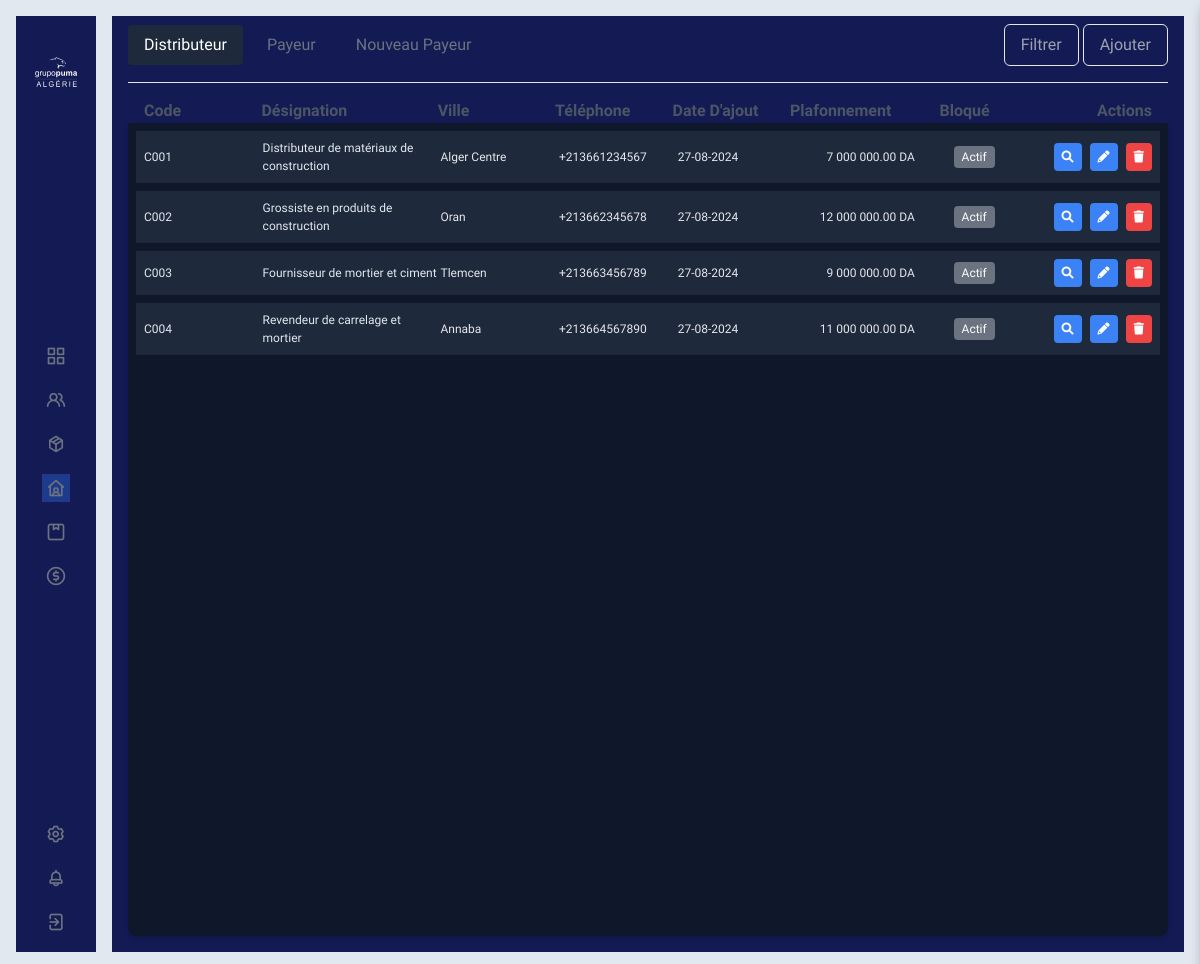
The app's page /distributeur/ (signed in), older data.
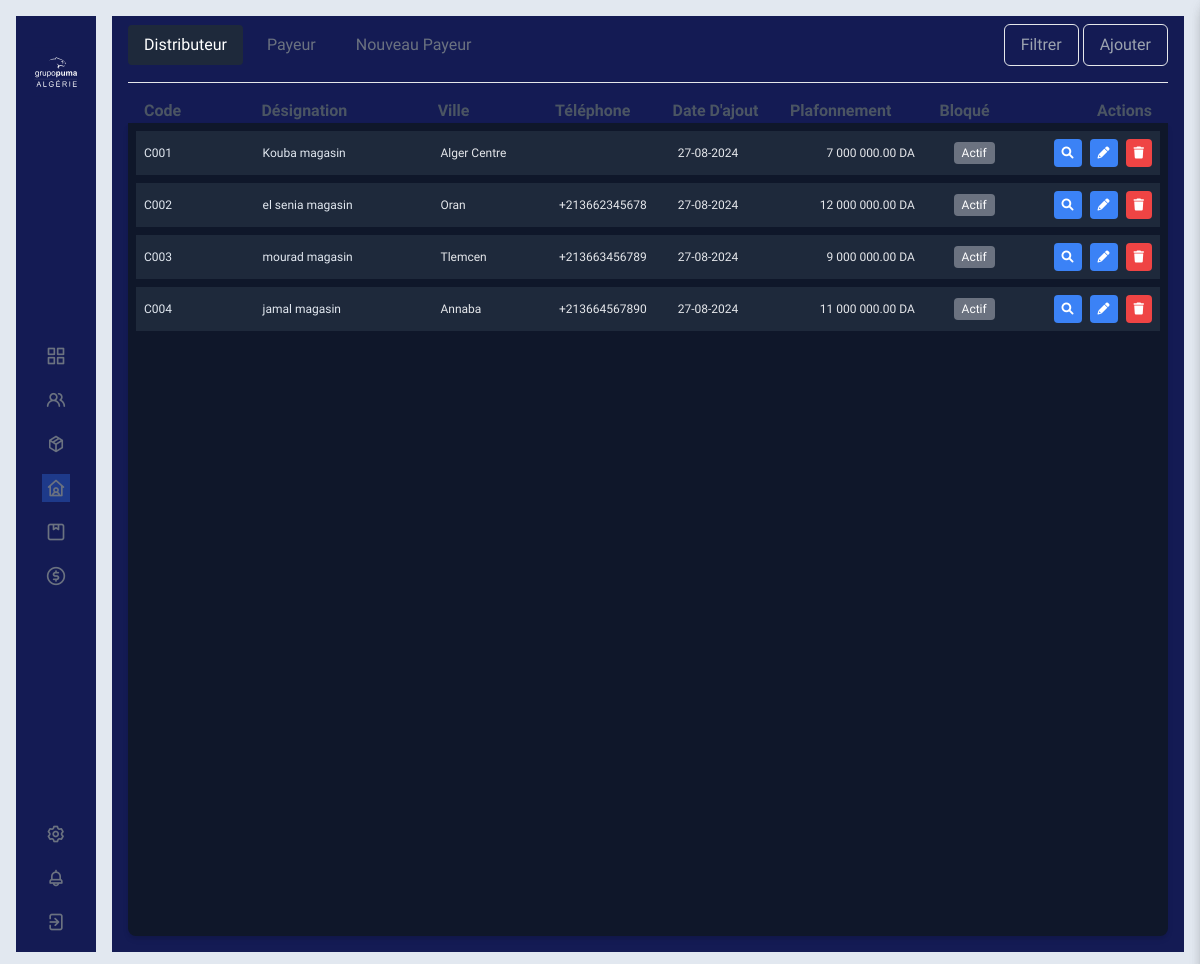
The same page, newer data.
### Distributeur/models.py (models this page shows, shortened)
class Distributeur(models.Model):
    id = models.AutoField(primary_key=True)
    user = models.ForeignKey(CustomUser, on_delete=models.CASCADE)
    code = models.CharField(max_length=100, default='0000000', blank=True, null=True)
    designation = models.CharField(max_length=100, blank=True, null=True)
    ville = models.ForeignKey(Ville, on_delete=models.CASCADE, blank=True, null=True)
    adresse = models.CharField(max_length=255, blank=True, null=True)
    nif = models.CharField(max_length=20, blank=True, null=True)
    nis = models.CharField(max_length=20, blank=True, null=True)
    art = models.CharField(max_length=20, blank=True, null=True)
    rc = models.CharField(max_length=20, blank=True, null=True)
    plafonnement = models.FloatField(default=1000000, blank=True, null=True)
    bloquer = models.BooleanField(default=False)
    echeance_jour = models.IntegerField(default=0, blank=True, null=True)
    ristourn_a = models.FloatField(default=0)
    ristourn_na = models.FloatField(default=0)
    objectif_a = models.FloatField(default=0)
    objectif_m = models.FloatField(default=0)

### Session/models.py (models this page shows, shortened)
class CustomUser(AbstractUser):
    type = models.CharField(max_length=12, choices=Typeprofile, default='Agent')
    region = models.CharField(max_length=6, choices=Typeregion, default='EST', blank=True, null=True)
    telephone = models.CharField(max_length=80, blank=True)
    responsable = models.ForeignKey('self', on_delete=models.CASCADE, null=True, blank=True)
    photo = models.ImageField(upload_to="Profile/", null=True, blank=True)
    def nom(self):
        return self.last_name+' '+self.first_name

class Ville(models.Model):
    id = models.AutoField(primary_key=True)
    designation = models.CharField(max_length=80)
    region = models.CharField(max_length=6, choices=Typeregion, default='EST', blank=True, null=True)
    def __str__(self):
        return self.designation

### Distributeur/views.py (the view)
# urls.py: path('', DistribView, name='distributeur'),
@login_required
def DistribView(request):
    listmodules  = list(
        set(request.user.user_permissions.values_list('content_type_id', flat=True))
    )
    listeauth = list(
        set(
            Permission.objects.filter(user=request.user, content_type = 9).values_list('id', flat=True)
        )
    )
    dist_list = Distributeur.objects.all()
    ville_list = Ville.objects.all()
    users_select = CustomUser.objects.filter(
        Q(type="Agent", is_active=True)|
        Q(type='Admin', is_active=True)
    ).order_by('id')
    return render(request, "Pumal/Distributeur.html",
                  {
                      'dist_list': dist_list,
                      'ville_list': ville_list,
                      'users_select': users_select,
                      'listeauth': listeauth,
                      "listmodules": listmodules
                  })

### PumaDist/templatetags/mes_tags.py (called while the page is built)
def floate_redefined(value):
    try:
        c ='%.2f' %float(value)
        a = str(c).split(".")
        b = intcomma(int(a[0])).replace(',', ' ')
        d = str(b)+'.'+str(a[1])
        return d
    except Exception:
        pass

### templates/Pumal/Distributeur.html (shortened to what the changed rows need)
{% extends "baseNew.html" %}
{% load mes_tags %}
{% load static %}
{% block content %}
    <div class="w-full h-full backprimer px-4 pb-4 flex flex-col">
        <div class="flex-grow shadow-md rounded-b-lg backslateprime p-2 overflow-y-auto">
            {% for elem in dist_list %}
                <div class="flex items-center justify-between p-2 backslateslite flex-none mb-2 defaultval">
                    <div class="w-1/6 textslate">{{ elem.code }}</div>
                    <div class="w-1/4 textslate">{{ elem.designation }}</div>
                    <div class="w-1/6">{{ elem.ville }}</div>
                    <div class="w-1/6">{{ elem.user.telephone }}</div>
                    <div class="w-1/6">{{ elem.user.date_joined|date:'d-m-Y' }}</div>
                    <div class="w-1/6 text-right">{{ elem.plafonnement|floate_redefined }} DA</div>
                    <div class="w-1/6 text-center">
                    <span class="bg-gray-500 text-white text-xs px-2 py-1 rounded">{% if elem.bloque %}
                        Bloqué {% else %} Actif {% endif %}</span>
                    </div>
                    <div class="flex space-x-2 w-1/6 justify-end">
                        {% if 36 in listeauth %}
                            <button id="viewButton" class="viewButton bg-blue-500 text-white p-2 rounded"
                                   onclick="newdatauserview({{ elem.id }}, '{{ elem.user.first_name|escapejs }}', '{{ elem.user.last_name|escapejs }}',
                                           '{{ elem.user.email|escapejs }}', '{{ elem.user.telephone|escapejs }}', '{{ elem.user.responsable|escapejs }}',
                                           '{{ elem.code|escapejs }}',  '{{ elem.bloquer }}', '{{ elem.designation|escapejs }}', {{ elem.ville.id }},
                                           '{{ elem.adresse|escapejs }}', '{{ elem.nif|escapejs }}', '{{ elem.nis|escapejs }}', '{{ elem.art|escapejs }}',
                                           '{{ elem.rc|escapejs }}', {{ elem.plafonnement }}, {{ elem.echeance_jour }}, {{ elem.ristourn_a }}
                                           ,{{ elem.ristourn_na }}, {{ elem.objectif_a }}, {{ elem.objectif_m }}, '{{ elem.user.is_active }}',
                                           '{{ elem.user.username }}', {{ elem.user.id }})">
                                <i class="fas fa-search"></i>
                            </button>
                        {% else %}
                            <button class="cursor-not-allowed bg-gray-500 text-white p-2 rounded">
                                <i class="fas fa-search"></i>
                            </button>
                        {% endif %}
                        {% if 34 in listeauth %}
                            <button id="editButton" class="editButton bg-blue-500 text-white p-2 rounded"
                               onclick="newdatauser({{ elem.id }}, '{{ elem.user.first_name|escapejs }}', '{{ elem.user.last_name|escapejs }}',
                                       '{{ elem.user.email|escapejs }}', '{{ elem.user.telephone|escapejs }}', '{{ elem.user.responsable|escapejs }}',
                                       '{{ elem.code|escapejs }}',  '{{ elem.bloquer }}', '{{ elem.designation|escapejs }}', {{ elem.ville.id }},
                                       '{{ elem.adresse|escapejs }}', '{{ elem.nif|escapejs }}', '{{ elem.nis|escapejs }}', '{{ elem.art|escapejs }}',
                                       '{{ elem.rc|escapejs }}', {{ elem.plafonnement }}, {{ elem.echeance_jour }}, {{ elem.ristourn_a }}
                                       ,{{ elem.ristourn_na }}, {{ elem.objectif_a }}, {{ elem.objectif_m }}, '{{ elem.user.is_active }}',
                                       '{{ elem.user.username }}', {{ elem.user.id }})">
                                <i class="fas fa-pencil-alt"></i>
                            </button>
                        {% else %}
                            <button class="cursor-not-allowed bg-gray-500 text-white p-2 rounded">
                                <i class="fas fa-pencil-alt"></i>
                            </button>
                        {% endif %}
                        {% if 35 in listeauth %}
                            <button class="bg-red-500 text-white p-2 rounded delete-btn" data-identifiant="{{ elem.id }}"><i class="fas fa-trash"></i></button>
                        {% else %}
                            <button class="cursor-not-allowed bg-gray-500 text-white p-2 rounded"><i class="fas fa-trash"></i></button>
                        {% endif %}
                    </div>
                </div>
            {% endfor %}
        </div>
    </div>
{% endblock %}

Row changes from the older to the newer data that the page shows:
changed Distributeur "Alger Centre": designation "Distributeur de matériaux de construction" → "Kouba magasin"; user.telephone "+213661234567" → (not shown)
changed Distributeur "Oran": designation "Grossiste en produits de construction" → "el senia magasin"
changed Distributeur "Tlemcen": designation "Fournisseur de mortier et ciment" → "mourad magasin"
changed Distributeur "Annaba": designation "Revendeur de carrelage et mortier" → "jamal magasin"
